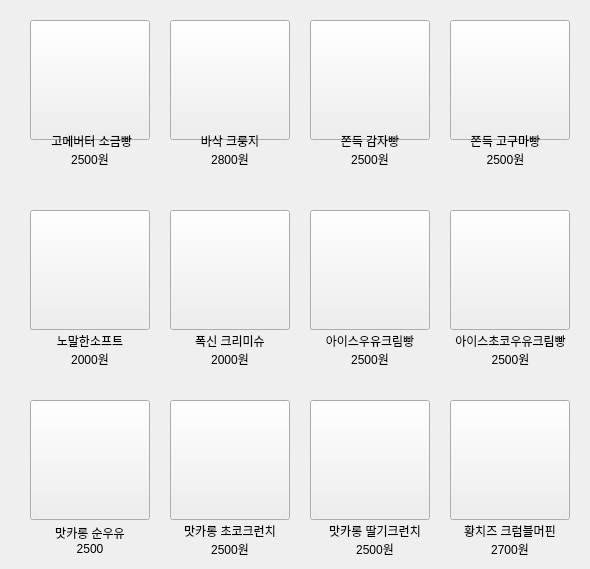
     <widget class="QWidget" name="page_3">
      <widget class="QLabel" name="label_25">
       <property name="geometry">
        <rect>
         <x>440</x>
         <y>330</y>
         <width>141</width>
         <height>40</height>
        </rect>
       </property>
       <property name="text">
        <string>아이스초코우유크림빵
2500원</string>
       </property>
       <property name="alignment">
        <set>Qt::AlignCenter</set>
       </property>
      </widget>
      <widget class="QPushButton" name="menu_dessert_3_3">
       <property name="geometry">
        <rect>
         <x>310</x>
         <y>400</y>
         <width>120</width>
         <height>120</height>
        </rect>
       </property>
       <property name="styleSheet">
        <string notr="true">border-image: url(image/dessert/맛카롱딸기크런치-450x588.png);</string>
       </property>
       <property name="text">
        <string/>
       </property>
      </widget>
      <widget class="QLabel" name="label_26">
       <property name="geometry">
        <rect>
         <x>440</x>
         <y>130</y>
         <width>131</width>
         <height>40</height>
        </rect>
       </property>
       <property name="text">
        <string>쫀득 고구마빵
2500원</string>
       </property>
       <property name="alignment">
        <set>Qt::AlignCenter</set>
       </property>
      </widget>
      <widget class="QPushButton" name="menu_dessert_1_4">
       <property name="geometry">
        <rect>
         <x>450</x>
         <y>20</y>
         <width>120</width>
         <height>120</height>
        </rect>
       </property>
       <property name="styleSheet">
        <string notr="true">border-image: url(image/dessert/고구마빵_thumb-450x588.png);</string>
       </property>
       <property name="text">
        <string/>
       </property>
      </widget>
      <widget class="QLabel" name="label_27">
       <property name="geometry">
        <rect>
         <x>30</x>
         <y>330</y>
         <width>120</width>
         <height>40</height>
        </rect>
       </property>
       <property name="text">
        <string>노말한소프트
2000원</string>
       </property>
       <property name="alignment">
        <set>Qt::AlignCenter</set>
       </property>
      </widget>
      <widget class="QPushButton" name="menu_dessert_2_2">
       <property name="geometry">
        <rect>
         <x>170</x>
         <y>210</y>
         <width>120</width>
         <height>120</height>
        </rect>
       </property>
       <property name="styleSheet">
        <string notr="true">border-image: url(image/dessert/크리미슈-450x588.png);</string>
       </property>
       <property name="text">
        <string/>
       </property>
      </widget>
      <widget class="QLabel" name="label_28">
       <property name="geometry">
        <rect>
         <x>160</x>
         <y>520</y>
         <width>140</width>
         <height>40</height>
        </rect>
       </property>
       <property name="text">
        <string>맛카롱 초코크런치
2500원</string>
       </property>
       <property name="alignment">
        <set>Qt::AlignCenter</set>
       </property>
      </widget>
      <widget class="QPushButton" name="menu_dessert_1_2">
       <property name="geometry">
        <rect>
         <x>170</x>
         <y>20</y>
         <width>120</width>
         <height>120</height>
        </rect>
       </property>
       <property name="styleSheet">
        <string notr="true">border-image: url(image/dessert/크룽지-450x588.png);</string>
       </property>
       <property name="text">
        <string/>
       </property>
      </widget>
      <widget class="QPushButton" name="menu_dessert_2_3">
       <property name="geometry">
        <rect>
         <x>310</x>
         <y>210</y>
         <width>120</width>
         <height>120</height>
        </rect>
       </property>
       <property name="styleSheet">
        <string notr="true">border-image: url(image/dessert/아이스-우유크림빵-450x588.png);</string>
       </property>
       <property name="text">
        <string/>
       </property>
      </widget>
      <widget class="QLabel" name="label_29">
       <property name="geometry">
        <rect>
         <x>170</x>
         <y>130</y>
         <width>120</width>
         <height>40</height>
        </rect>
       </property>
       <property name="text">
        <string>바삭 크룽지
2800원</string>
       </property>
       <property name="alignment">
        <set>Qt::AlignCenter</set>
       </property>
      </widget>
      <widget class="QLabel" name="label_30">
       <property name="geometry">
        <rect>
         <x>30</x>
         <y>130</y>
         <width>120</width>
         <height>40</height>
        </rect>
       </property>
       <property name="text">
        <string> 고메버터 소금빵
2500원</string>
       </property>
       <property name="alignment">
        <set>Qt::AlignCenter</set>
       </property>
      </widget>
      <widget class="QPushButton" name="menu_dessert_3_2">
       <property name="geometry">
        <rect>
         <x>170</x>
         <y>400</y>
         <width>120</width>
         <height>120</height>
        </rect>
       </property>
       <property name="styleSheet">
        <string notr="true">border-image: url(image/dessert/맛카롱초코크런치-450x588.png);</string>
       </property>
       <property name="text">
        <string/>
       </property>
      </widget>
      <widget class="QPushButton" name="menu_dessert_3_1">
       <property name="geometry">
        <rect>
         <x>30</x>
         <y>400</y>
         <width>120</width>
         <height>120</height>
        </rect>
       </property>
       <property name="styleSheet">
        <string notr="true">border-image: url(image/dessert/맛카롱순우유-450x588.png);</string>
       </property>
       <property name="text">
        <string/>
       </property>
      </widget>
      <widget class="QPushButton" name="menu_dessert_3_4">
       <property name="geometry">
        <rect>
         <x>450</x>
         <y>400</y>
         <width>120</width>
         <height>120</height>
        </rect>
       </property>
       <property name="styleSheet">
        <string notr="true">border-image: url(image/dessert/황치즈크럼블머핀-450x588.png);</string>
       </property>
       <property name="text">
        <string/>
       </property>
      </widget>
      <widget class="QLabel" name="label_31">
       <property name="geometry">
        <rect>
         <x>170</x>
         <y>330</y>
         <width>120</width>
         <height>40</height>
        </rect>
       </property>
       <property name="text">
        <string>폭신 크리미슈
2000원</string>
       </property>
       <property name="alignment">
        <set>Qt::AlignCenter</set>
       </property>
      </widget>
      <widget class="QPushButton" name="menu_dessert_2_1">
       <property name="geometry">
        <rect>
         <x>30</x>
         <y>210</y>
         <width>120</width>
         <height>120</height>
        </rect>
       </property>
       <property name="styleSheet">
        <string notr="true">border-image: url(image/dessert/노말한소프트-3-450x588.png);</string>
       </property>
       <property name="text">
        <string/>
       </property>
      </widget>
      <widget class="QPushButton" name="menu_dessert_1_3">
       <property name="geometry">
        <rect>
         <x>310</x>
         <y>20</y>
         <width>120</width>
         <height>120</height>
        </rect>
       </property>
       <property name="styleSheet">
        <string notr="true">border-image: url(image/dessert/감자빵_thumb-450x588.png);</string>
       </property>
       <property name="text">
        <string/>
       </property>
      </widget>
      <widget class="QLabel" name="label_32">
       <property name="geometry">
        <rect>
         <x>450</x>
         <y>520</y>
         <width>120</width>
         <height>40</height>
        </rect>
       </property>
       <property name="text">
        <string>황치즈 크럼블머핀
2700원</string>
       </property>
       <property name="alignment">
        <set>Qt::AlignCenter</set>
       </property>
      </widget>
      <widget class="QLabel" name="label_33">
       <property name="geometry">
        <rect>
         <x>310</x>
         <y>330</y>
         <width>120</width>
         <height>40</height>
        </rect>
       </property>
       <property name="text">
        <string>아이스우유크림빵
2500원</string>
       </property>
       <property name="alignment">
        <set>Qt::AlignCenter</set>
       </property>
      </widget>
      <widget class="QPushButton" name="menu_dessert_1_1">
       <property name="geometry">
        <rect>
         <x>30</x>
         <y>20</y>
         <width>120</width>
         <height>120</height>
        </rect>
       </property>
       <property name="styleSheet">
        <string notr="true">border-image: url(image/dessert/소금빵-450x588-450x588.png);</string>
       </property>
       <property name="text">
        <string/>
       </property>
      </widget>
      <widget class="QPushButton" name="menu_dessert_2_4">
       <property name="geometry">
        <rect>
         <x>450</x>
         <y>210</y>
         <width>120</width>
         <height>120</height>
        </rect>
       </property>
       <property name="styleSheet">
        <string notr="true">border-image: url(image/dessert/아이스-초코크림빵-450x588.png);</string>
       </property>
       <property name="text">
        <string/>
       </property>
      </widget>
      <widget class="QLabel" name="label_34">
       <property name="geometry">
        <rect>
         <x>310</x>
         <y>130</y>
         <width>120</width>
         <height>40</height>
        </rect>
       </property>
       <property name="text">
        <string>쫀득 감자빵
2500원</string>
       </property>
       <property name="alignment">
        <set>Qt::AlignCenter</set>
       </property>
      </widget>
      <widget class="QLabel" name="label_35">
       <property name="geometry">
        <rect>
         <x>310</x>
         <y>520</y>
         <width>130</width>
         <height>40</height>
        </rect>
       </property>
       <property name="text">
        <string>맛카롱 딸기크런치
2500원</string>
       </property>
       <property name="alignment">
        <set>Qt::AlignCenter</set>
       </property>
      </widget>
      <widget class="QLabel" name="label_36">
       <property name="geometry">
        <rect>
         <x>20</x>
         <y>520</y>
         <width>140</width>
         <height>40</height>
        </rect>
       </property>
       <property name="text">
        <string>맛카롱 순우유
2500</string>
       </property>
       <property name="alignment">
        <set>Qt::AlignCenter</set>
       </property>
      </widget>
      <zorder>menu_dessert_3_3</zorder>
      <zorder>menu_dessert_1_4</zorder>
      <zorder>menu_dessert_2_2</zorder>
      <zorder>menu_dessert_1_2</zorder>
      <zorder>menu_dessert_2_3</zorder>
      <zorder>menu_dessert_3_2</zorder>
      <zorder>menu_dessert_3_1</zorder>
      <zorder>menu_dessert_3_4</zorder>
      <zorder>menu_dessert_2_1</zorder>
      <zorder>menu_dessert_1_3</zorder>
      <zorder>menu_dessert_1_1</zorder>
      <zorder>menu_dessert_2_4</zorder>
      <zorder>label_33</zorder>
      <zorder>label_28</zorder>
      <zorder>label_36</zorder>
      <zorder>label_30</zorder>
      <zorder>label_34</zorder>
      <zorder>label_26</zorder>
      <zorder>label_29</zorder>
      <zorder>label_35</zorder>
      <zorder>label_25</zorder>
      <zorder>label_31</zorder>
      <zorder>label_32</zorder>
      <zorder>label_27</zorder>
     </widget>
